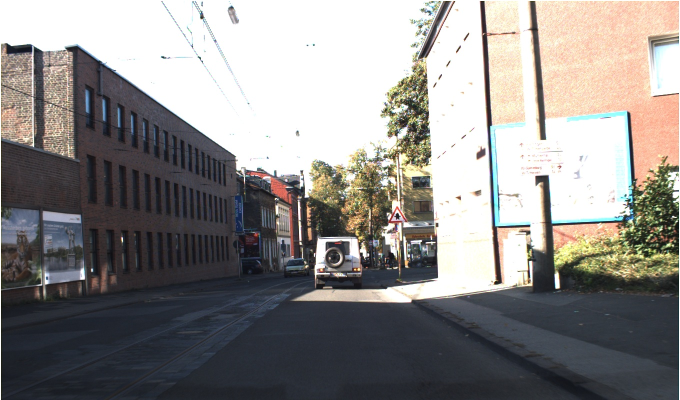
#> input picture boundingbox_rot/00000.jpg, 1360 x 800 px (shown at 1/2 size)
$ python nighttime.py ../boundingbox_rot/00000.jpg
#> lines starting #> are read from the running program, lines starting #| are printed output that depends on the picture
import os
import sys
import cv2
import numpy as np
# from guidedfilter import *
# from gf import *
import shutil
import sys
from numpy.lib.stride_tricks import as_strided

from filter import GuidedFilter

# utility function to show an image
def show(img, title = "Image"):
    cv2.imshow(title, img)
    cv2.waitKey(0)

def get_illumination_channel_new(A, w):

    stride = 1
    kernel_size = w
    # Padding
    A = np.pad(A, ((int(w/2), int(w/2)), (int(w/2), int(w/2)), (0, 0)), 'edge')

    # Window view of A
    output_shape = ((A.shape[0] - kernel_size) // stride + 1,
      (A.shape[1] - kernel_size) // stride + 1)

    shape_w = (output_shape[0], output_shape[1], kernel_size, kernel_size)
    strides_w = (stride * A.strides[0], stride * A.strides[1], A.strides[0], A.strides[1])

    A_w = as_strided(A, shape_w, strides_w)

    return A_w.min(axis = (2, 3)).astype('float64'), A_w.max(axis = (2, 3)).astype('float64')

def get_illumination_channel(I, w):
    M, N, _ = I.shape
    # padding for channels
    padded = np.pad(I, ((int(w/2), int(w/2)), (int(w/2), int(w/2)), (0, 0)), 'edge')
    darkch = np.zeros((M, N))
    brightch = np.zeros((M, N))

    for i, j in np.ndindex(darkch.shape):
        darkch[i, j] = np.min(padded[i:i + w, j:j + w, :]) # dark channel
        brightch[i, j] = np.max(padded[i:i + w, j:j + w, :]) # bright channel

    return darkch, brightch

def get_atmosphere(I, brightch, p=0.1):
    M, N = brightch.shape
    flatI = I.reshape(M*N, 3) # reshaping image array
    flatbright = brightch.ravel() #flattening image array

    searchidx = (-flatbright).argsort()[:int(M*N*p)] # sorting and slicing
    A = np.mean(flatI.take(searchidx, axis=0), dtype=np.float64, axis=0)
    return A

def get_initial_transmission(A, brightch):
    A_c = np.max(A)
    init_t = (brightch-A_c)/(1.-A_c) # finding initial transmission map
    return (init_t - np.min(init_t))/(np.max(init_t) - np.min(init_t)) # normalized initial transmission map

def get_corrected_transmission(I, A, darkch, brightch, init_t, alpha, omega, w):
    im = np.empty(I.shape, I.dtype);
    for ind in range(0, 3):
        im[:, :, ind] = I[:, :, ind] / A[ind] #divide pixel values by atmospheric light
    dark_c, _ = get_illumination_channel_new(im, w) # dark channel transmission map
    dark_t = 1 - omega*dark_c # corrected dark transmission map
    corrected_t = init_t # initializing corrected transmission map with initial transmission map
    diffch = brightch - darkch # difference between transmission maps

    # [4 lines of commented-out code are left out]

    corrected_t[diffch < alpha] = dark_t[diffch < alpha] * init_t[diffch < alpha]

    return np.abs(corrected_t)

def get_final_image(I, A, refined_t, tmin):
    refined_t_broadcasted = np.broadcast_to(refined_t[:, :, None], (refined_t.shape[0], refined_t.shape[1], 3)) # duplicating the channel of 2D refined map to 3 channels
    J = (I-A) / (np.where(refined_t_broadcasted < tmin, tmin, refined_t_broadcasted)) + A # finding result

    return (J - np.min(J))/(np.max(J) - np.min(J)) # normalized image

def reduce_init_t(init_t):
    init_t = (init_t*255).astype(np.uint8)
    xp = [0, 32, 255]
    fp = [0, 32, 48]
    x = np.arange(256) # creating array [0,...,255]
    table = np.interp(x, xp, fp).astype('uint8') # interpreting fp according to xp in range of x
    init_t = cv2.LUT(init_t, table) # lookup table
    init_t = init_t.astype(np.float64)/255 # normalizing the transmission map
    return init_t

# [30 lines of commented-out code are left out]

def dehaze(I, tmin=0.1, w=15, alpha=0.4, omega=0.75, p=0.1, eps=1e-3, reduce=False):
    I = np.asarray(I, dtype=np.float64) # Convert the input to a float array.
    I = I[:, :, :3] / 255
    m, n, _ = I.shape
    Idark, Ibright = get_illumination_channel_new(I, w)
    A = get_atmosphere(I, Ibright, p)

    init_t = get_initial_transmission(A, Ibright)
    if reduce:
        init_t = reduce_init_t(init_t)
    corrected_t = get_corrected_transmission(I, A, Idark, Ibright, init_t, alpha, omega, w)

    normI = (I - I.min()) / (I.max() - I.min())
    # refined_t = guided_filter(normI, corrected_t, w, eps) # applying guided filter
    # refined_t = guideFilter(normI, corrected_t, w, eps) # applying guided filter

    GF = GuidedFilter(normI, w, eps)
    refined_t = GF.filter(corrected_t)

    J_refined = get_final_image(I, A, refined_t, tmin)

    enhanced = (J_refined*255).astype(np.uint8)
    f_enhanced = cv2.detailEnhance(enhanced, sigma_s=10, sigma_r=0.15)
    f_enhanced = cv2.edgePreservingFilter(f_enhanced, flags=1, sigma_s=64, sigma_r=0.2)
    return f_enhanced

import time
if __name__ == '__main__':


    DATA_DIR = "../ITSD/"
    # [13 lines of commented-out code are left out]
    filename = sys.argv[1]
    # img_path = os.path.join(DATA_DIR, filename)
    img_path = filename
    img = cv2.imread(img_path)
#> img is the input picture: shape (800, 1360, 3); mean B, G, R 135.9, 138, 140.6
    # img = cv2.resize(img, (img.shape[1], img.shape[0]))
    # print(img.shape)
    # # show(img, "original")
    enhanced = dehaze(img, reduce = True)
#> in get_illumination_channel_new, `A = np.pad(A, ((int(w/2), int(w/2)), (int(w/2), int(w/2)), (0, 0)), 'e..`:
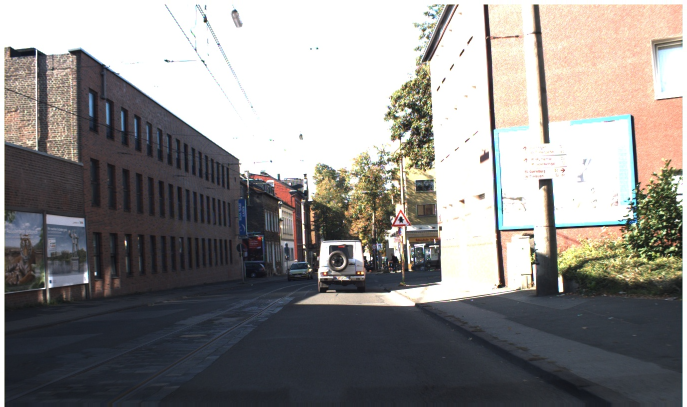
#> A: shape (814, 1374, 3) float64 (shown at 1/2 size); mean of channels 0, 1, 2 0.539, 0.547, 0.556; drawn as B, G, R
#> in get_illumination_channel_new, `strides_w = (stride * A.strides[0], stride * A.strides[1], A.strides[0..`: strides_w = (32976, 24, 32976, 24)
#> in dehaze, `Idark, Ibright = get_illumination_channel_new(I, w)`:
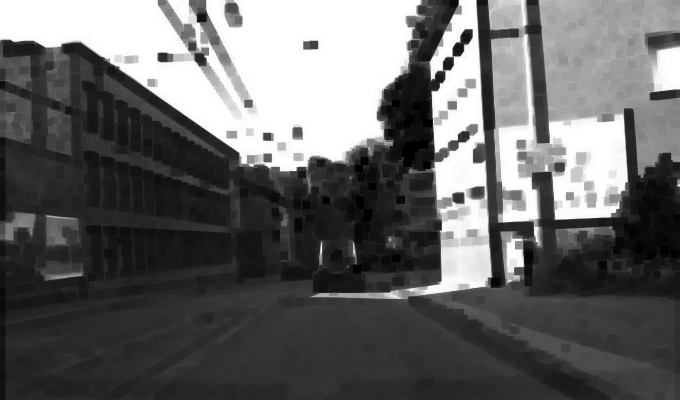
#> Idark: shape (800, 1360) float64 (shown at 1/2 size); min 0, max 1, mean 0.398
#> in dehaze, `Idark, Ibright = get_illumination_channel_new(I, w)`:
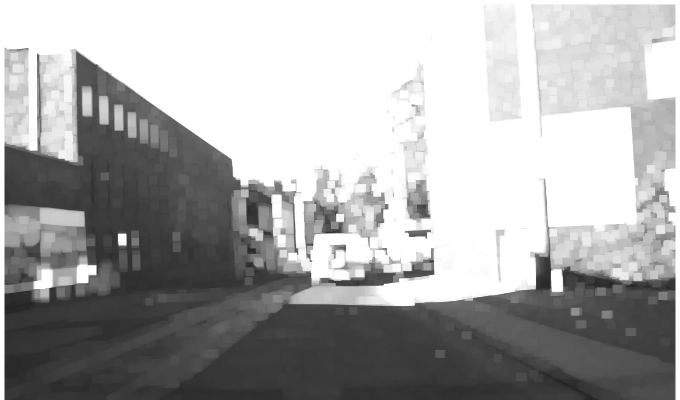
#> Ibright: shape (800, 1360) float64 (shown at 1/2 size); min 0.129, max 1, mean 0.662
#> in get_atmosphere, `A = np.mean(flatI.take(searchidx, axis=0), dtype=np.float64, axis=0)`: A = [0.893, 0.904, 0.904]
#> in get_initial_transmission, `A_c = np.max(A)`: A_c = 0.904
#> in reduce_init_t, `init_t = init_t.astype(np.float64)/255`:
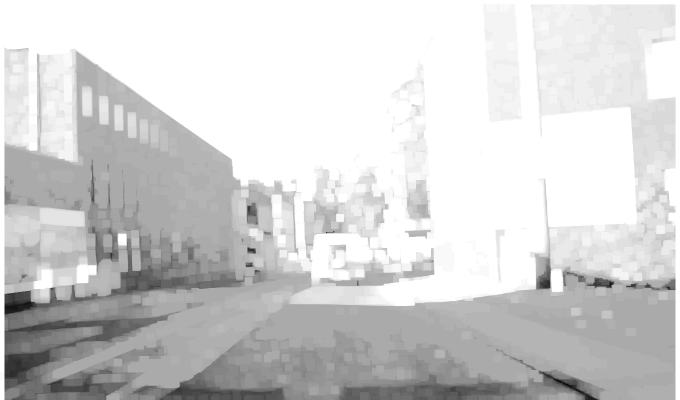
#> init_t: shape (800, 1360) float64 (shown at 1/2 size); min 0, max 0.188, mean 0.155; drawn with min black and max white
#> in get_corrected_transmission, `dark_t = 1 - omega*dark_c`:
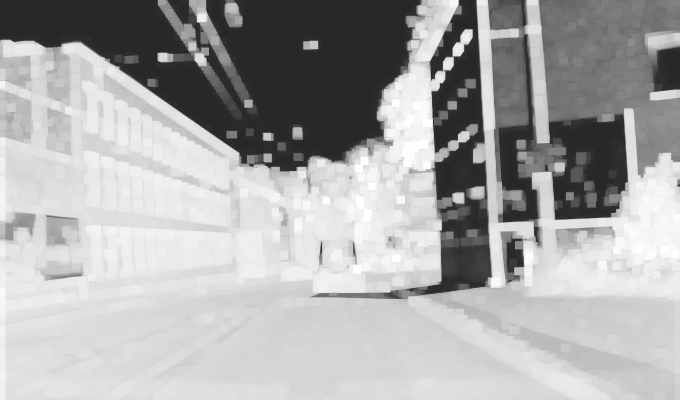
#> dark_t: shape (800, 1360) float64 (shown at 1/2 size); min 0.16, max 1, mean 0.666
#> in get_corrected_transmission, `diffch = brightch - darkch`:
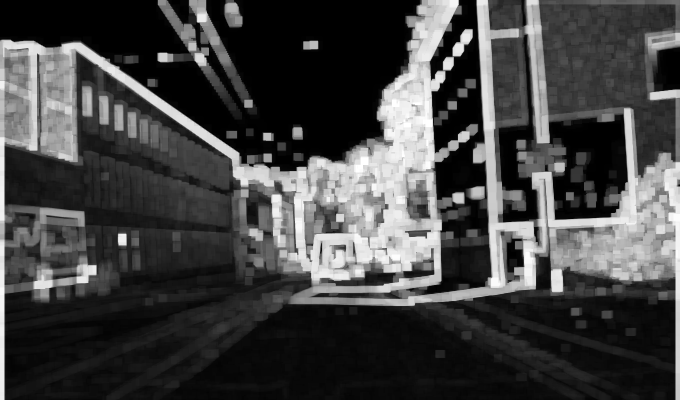
#> diffch: shape (800, 1360) float64 (shown at 1/2 size); min 0, max 1, mean 0.264
#> in get_corrected_transmission, `corrected_t[diffch < alpha] = dark_t[diffch < alpha] * init_t[diffch <..`:
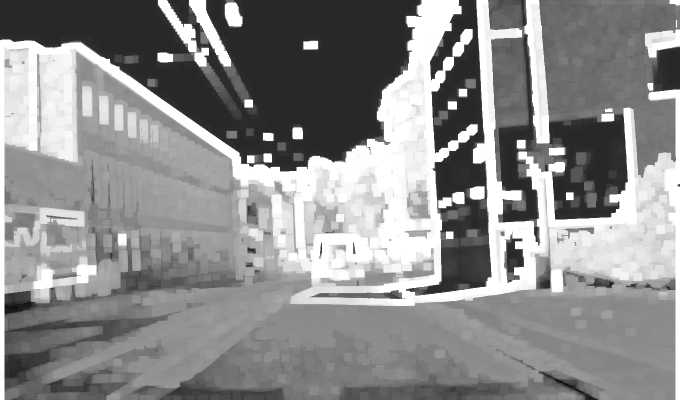
#> corrected_t: shape (800, 1360) float64 (shown at 1/2 size); min 0, max 0.188, mean 0.104; drawn with min black and max white
#> (the run stopped early here; a loop or call above may not have finished)

$ run again, on boundingbox_rot/00002.jpg
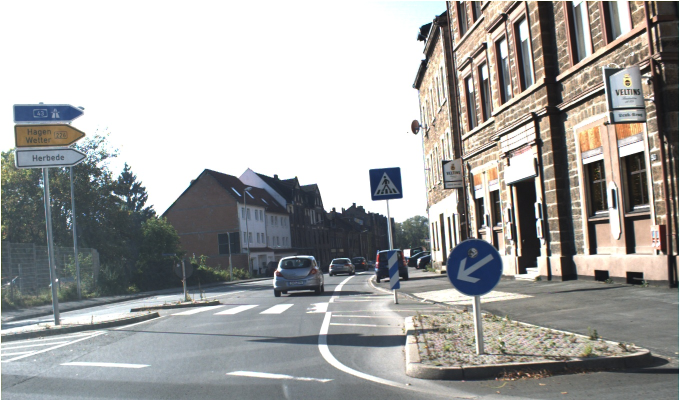
#> input picture boundingbox_rot/00002.jpg, 1360 x 800 px (shown at 1/2 size)
#> img is the input picture: shape (800, 1360, 3); mean B, G, R 161.7, 163.4, 163.6
#> strides_w = (32976, 24, 32976, 24)
#> in dehaze, `Idark, Ibright = get_illumination_channel_new(I, w)`:
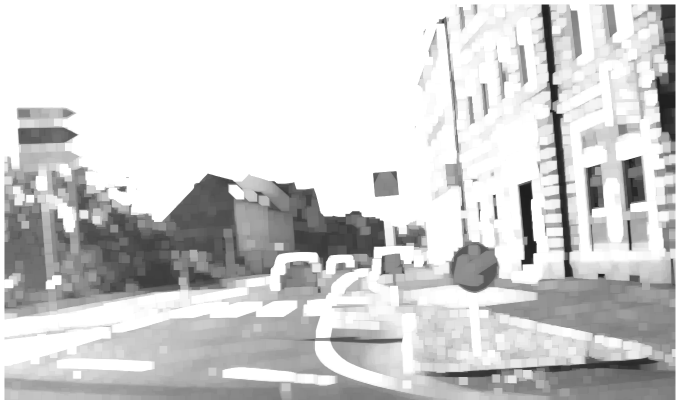
#> Ibright: shape (800, 1360) float64 (shown at 1/2 size); min 0.106, max 1, mean 0.816
#> in get_atmosphere, `A = np.mean(flatI.take(searchidx, axis=0), dtype=np.float64, axis=0)`: A = [0.859, 0.868, 0.872]
#> A_c = 0.872
#> in get_corrected_transmission, `corrected_t[diffch < alpha] = dark_t[diffch < alpha] * init_t[diffch <..`:
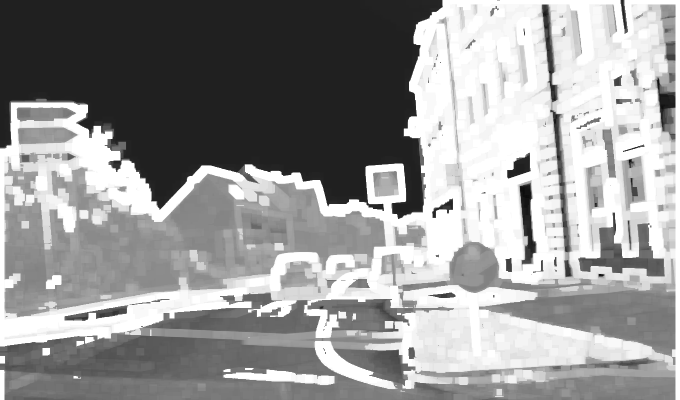
#> corrected_t: shape (800, 1360) float64 (shown at 1/2 size); min 0, max 0.188, mean 0.112; drawn with min black and max white

$ run again, on boundingbox_rot/00003.jpg
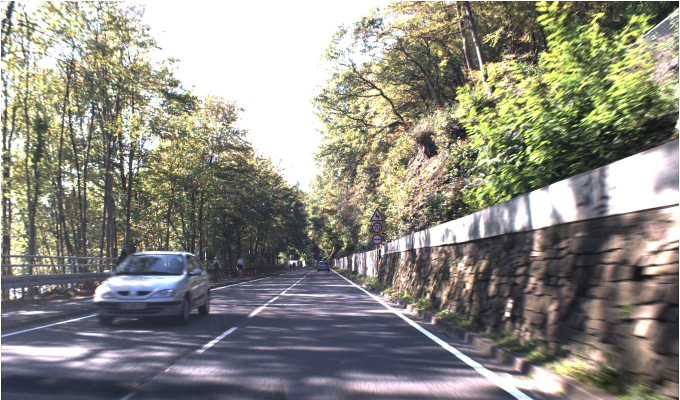
#> input picture boundingbox_rot/00003.jpg, 1360 x 800 px (shown at 1/2 size)
#> img is the input picture: shape (800, 1360, 3); mean B, G, R 130, 139.6, 141
#> strides_w = (32976, 24, 32976, 24)
#> in dehaze, `Idark, Ibright = get_illumination_channel_new(I, w)`:
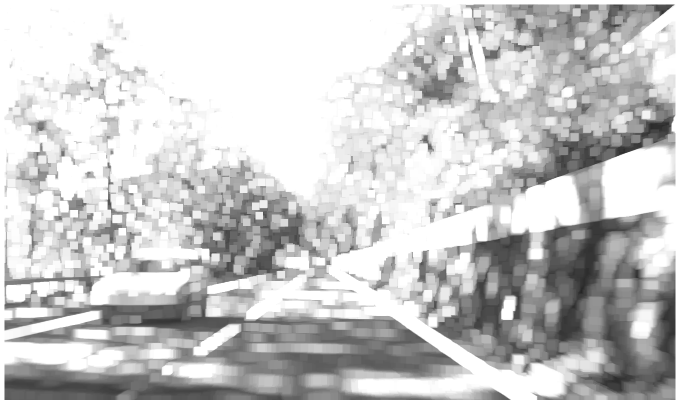
#> Ibright: shape (800, 1360) float64 (shown at 1/2 size); min 0.137, max 1, mean 0.788
#> in get_atmosphere, `A = np.mean(flatI.take(searchidx, axis=0), dtype=np.float64, axis=0)`: A = [0.718, 0.737, 0.742]
#> A_c = 0.742
#> in get_corrected_transmission, `corrected_t[diffch < alpha] = dark_t[diffch < alpha] * init_t[diffch <..`:
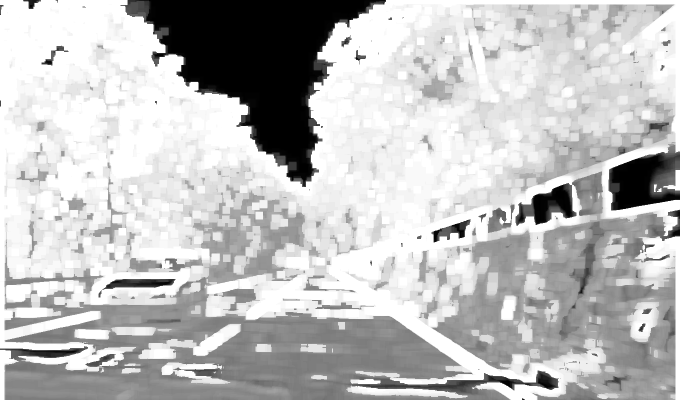
#> corrected_t: shape (800, 1360) float64 (shown at 1/2 size); min -0.00835, max 0.188, mean 0.139; drawn with min black and max white

$ run again, on boundingbox_rot/00001.ppm
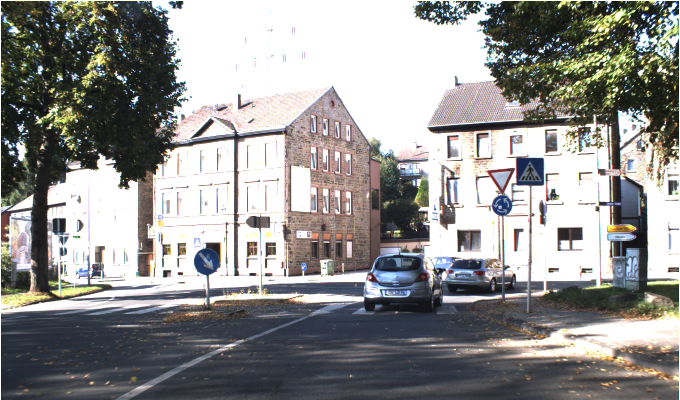
#> input picture boundingbox_rot/00001.ppm, 1360 x 800 px (shown at 1/2 size)
#> img is the input picture: shape (800, 1360, 3); mean B, G, R 143.6, 145.1, 145.7
#> strides_w = (32976, 24, 32976, 24)
#> in get_atmosphere, `A = np.mean(flatI.take(searchidx, axis=0), dtype=np.float64, axis=0)`: A = [0.77, 0.772, 0.784]
#> A_c = 0.784
#> in get_corrected_transmission, `corrected_t[diffch < alpha] = dark_t[diffch < alpha] * init_t[diffch <..`:
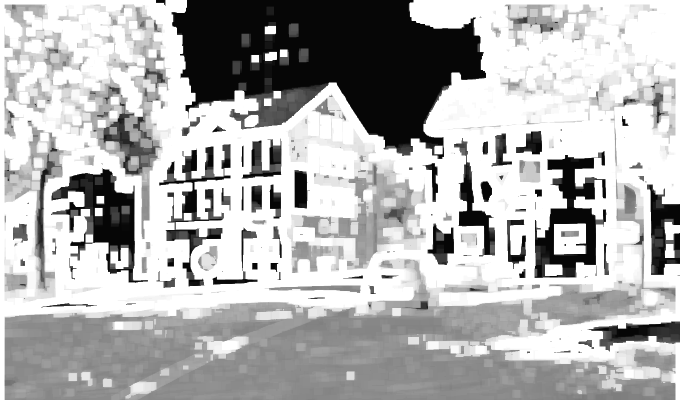
#> corrected_t: shape (800, 1360) float64 (shown at 1/2 size); min 0, max 0.188, mean 0.132; drawn with min black and max white
